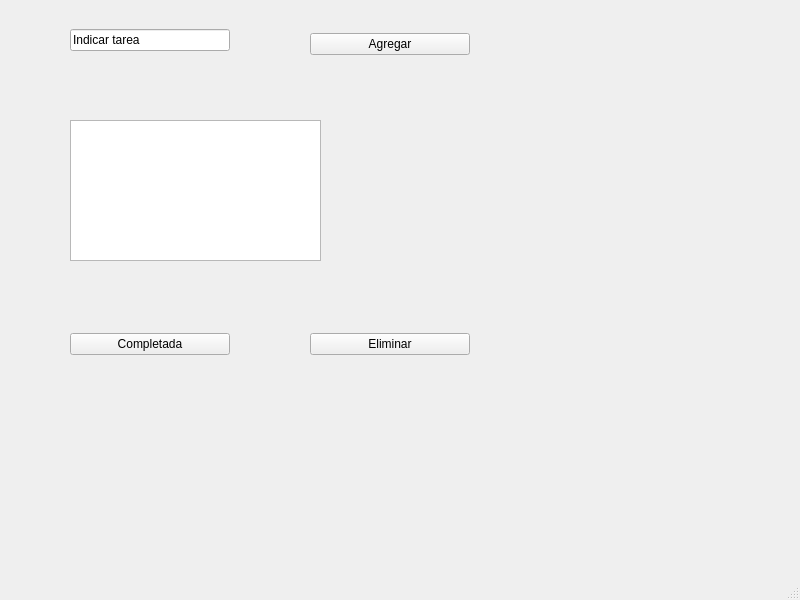
<?xml version="1.0" encoding="UTF-8"?>
<ui version="4.0">
 <class>MainWindow</class>
 <widget class="QMainWindow" name="MainWindow">
  <property name="geometry">
   <rect>
    <x>0</x>
    <y>0</y>
    <width>800</width>
    <height>600</height>
   </rect>
  </property>
  <property name="windowTitle">
   <string>MainWindow</string>
  </property>
  <widget class="QWidget" name="centralwidget">
   <widget class="QWidget" name="verticalLayoutWidget">
    <property name="geometry">
     <rect>
      <x>70</x>
      <y>120</y>
      <width>251</width>
      <height>141</height>
     </rect>
    </property>
    <layout class="QVBoxLayout" name="verticalLayout">
     <item>
      <widget class="QListWidget" name="listWidget">
       <property name="selectionMode">
        <enum>QAbstractItemView::MultiSelection</enum>
       </property>
      </widget>
     </item>
    </layout>
   </widget>
   <widget class="QWidget" name="horizontalLayoutWidget">
    <property name="geometry">
     <rect>
      <x>70</x>
      <y>20</y>
      <width>160</width>
      <height>41</height>
     </rect>
    </property>
    <layout class="QHBoxLayout" name="horizontalLayout">
     <item>
      <widget class="QLineEdit" name="lineEdit">
       <property name="text">
        <string>Indicar tarea</string>
       </property>
      </widget>
     </item>
    </layout>
   </widget>
   <widget class="QWidget" name="horizontalLayoutWidget_2">
    <property name="geometry">
     <rect>
      <x>310</x>
      <y>29</y>
      <width>160</width>
      <height>31</height>
     </rect>
    </property>
    <layout class="QHBoxLayout" name="horizontalLayout_2">
     <item>
      <widget class="QPushButton" name="pushButton">
       <property name="text">
        <string>Agregar</string>
       </property>
      </widget>
     </item>
    </layout>
   </widget>
   <widget class="QWidget" name="horizontalLayoutWidget_3">
    <property name="geometry">
     <rect>
      <x>70</x>
      <y>329</y>
      <width>160</width>
      <height>31</height>
     </rect>
    </property>
    <layout class="QHBoxLayout" name="horizontalLayout_3">
     <item>
      <widget class="QPushButton" name="pushButton_2">
       <property name="text">
        <string>Completada</string>
       </property>
      </widget>
     </item>
    </layout>
   </widget>
   <widget class="QWidget" name="horizontalLayoutWidget_4">
    <property name="geometry">
     <rect>
      <x>310</x>
      <y>329</y>
      <width>160</width>
      <height>31</height>
     </rect>
    </property>
    <layout class="QHBoxLayout" name="horizontalLayout_4">
     <item>
      <widget class="QPushButton" name="pushButton_3">
       <property name="text">
        <string>Eliminar</string>
       </property>
      </widget>
     </item>
    </layout>
   </widget>
  </widget>
  <widget class="QMenuBar" name="menubar">
   <property name="geometry">
    <rect>
     <x>0</x>
     <y>0</y>
     <width>800</width>
     <height>24</height>
    </rect>
   </property>
  </widget>
  <widget class="QStatusBar" name="statusbar"/>
 </widget>
 <resources/>
 <connections/>
</ui>
